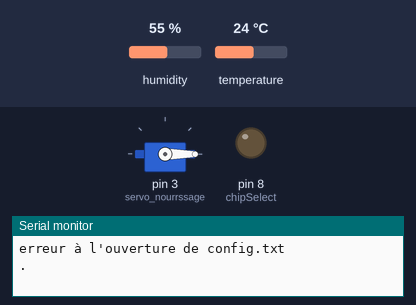
Bench run of a sketch on a simulated Arduino Uno, built with avr-gcc and run on an emulated ATmega328P. On the bench: servo, output pins drawn as LEDs (lit = HIGH), the last lines printed to the serial monitor. The inputs (shaded band) are chosen by the test bench; at power-on: humidity 55 %, temperature 24 °C. The local clock reads 2024-03-15 10:24:30 at power-on unless the sketch sets it; storage starts empty; pins used as bus, display or sensor lines are not drawn.

Above: at 1.25 s.
At 3.35 s:
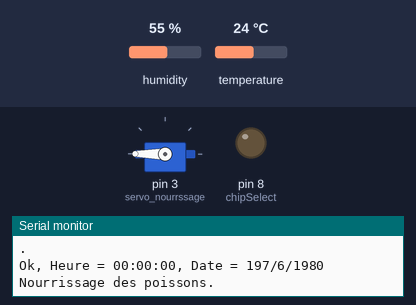
Timing chart, 0 to 10.0 s (numbered marks = the images above):
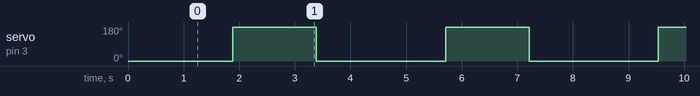

The sketch:

aquacontrol.ino
```cpp
/*
________Martin Vert 2015____________________________________________________________________________________________________________________
Controle de l'instalation aquaponique suspendue de l'atelier de la petite rockette

 * SD connctée au bus SPI comme ceci:
    ** MOSI - pin 11
    ** MISO - pin 12
    ** CLK - pin 13
    ** CS - pin 8
 * module rtc et  eeprom connecté au bus I2C comme ceci:
    ** sda - pin A4
    ** scl - pin A5
supprimé * capteurs de temperature ds 18B20 connecté sur bus dedié en mode parasite comme ceci:
supprimé    ** data - pin 2
supprimé * 3 capteurs dht11 conectes sur les broches pwm suivantes:
supprimé    ** 1 - pin 9
supprimé    ** 2 - pin 6
supprimé    ** 3 - pin 5
 * 4 relais de commande pompes et eclairages connectes sur les broches suivante:
    ** 1 - pin A2 (pompe primaire)      >> R0
    ** 2 - pin A3 (eclairage aquarium)  >> R1
    ** 3 - pin 4                        >> R2
    ** 4 - pin 7                        >> R3
 * servomoteur de nourissage des poissons
    ** pwm - pin 3
 * capteur de niveau d'eau aquarium
    **  A prevoir niveau materiel (A0 ?)
 * capteur ph eau de l'aquarium  (A1 ?)
    **  A prevoir niveau materiel
==================================le fichier de configuration config.txt sur la carte sd==================================
 Contient, (separé par des virgules?), différentes variables de configuration du cycle:
  -horaires de declenchement de la pompe
  -horaires de declenchement de l'eclairage
  -nombre de minutes entre chaque prise de logs
  -eventuellement ph cible (pour les versions anterieures, car le materiel n'est pas pret..)
  -eventuellement les niveau mini et maxi tolerables dans l'aquarium (pour les prochaines versions, car le materiel n'est pas pret..)

==================================le fichier de logs log.csv sur la carte sd==================================
 Contient, au format csv, les données des logs

________Martin Vert 2015____________________________________________________________________________________________________________________
*/


 // declaration des E/S
     short servo_nourrssage = 3; //commande du servomoteur de nourrissage
     short chipSelect = 8; //CS sur le spi de la carte SD
     short R0 = 2; //commande du relais 0
     short R1 = 5; //commande du relais 1
     short R2 = 4; //commande du relais 2
     short R3 = 7; //commande du relais 3

 // declaration de variables d'etat des 4 relais de commande
     short R0STATE = '0';
     short R1STATE = '0';
     short R2STATE = '0';
     short R3STATE = '0';

 // declaration des librairies
    #include <SPI.h>
    #include <SD.h>
    #include <Wire.h>
    #include <Time.h>
    #include <DS1307RTC.h>
    #include "Adafruit_MCP9808.h"
    #include "Adafruit_HDC1000.h"
    #include <Servo.h>

 // autres declarations
    Servo nourrissage;                // initialisation de la librairie servo
    tmElements_t tm;                  // prise de l'heure
    int lastminute = tm.Minute ;      // initialise les variables liees à la mesure du temps
    int theminute = tm.Minute;        // initialise les variables liees à la mesure du temps

    Adafruit_MCP9808 tempsensor = Adafruit_MCP9808();
    Adafruit_HDC1000 hdc = Adafruit_HDC1000();

void setup() {                        // code executé une fois au démarage
 // initialise les quatres sorties relais à l'etat 0
    pinMode(R0, OUTPUT);
    digitalWrite(R0, LOW);
    pinMode(R1, OUTPUT);
    digitalWrite(R1, LOW);
    pinMode(R2, OUTPUT);
    digitalWrite(R2, LOW);
    pinMode(R3, OUTPUT);
    digitalWrite(R3, LOW);

    nourrissage.attach(servo_nourrssage);  // liaison du servomoteur de nourrisage à 'servo_nourrisage'
    nourrissage.write(0);                  // servo_nourrissage en position '0'
    delay(150);                            // petite pose
    Serial.begin(115200);                  // initialisation de la liaison serielle (115200 bauds)
    while (!Serial) ;                      // wait for serial
    delay(200);                            // petite pause
 // message initial sur le terminal serie
    Serial.println(" __________________________ ");
    Serial.println("(Controlleur Mur vegetal MV)");
    Serial.println("(V. 0.0.0 non fonctionnel)");
    Serial.print("initialisation de la carte SD...");
 // placer le chipselect du spi en output au cas ou...
    pinMode(chipSelect, OUTPUT);
 // verrifier si la carte sd est bien presente et initialisée.
    if (!SD.begin(chipSelect)) {
      Serial.println("Erreur de carte SD, ou carte SD non presente");
      return;
    }
    Serial.println("Carte SD initialisee.");
// ouvre config.txt. NOTE: un seul fichier peut etre ouvert à la fois il faudra fermer ce fichier avant d'acceder à un autre dans le sketch
    File dataFile = SD.open("config.txt");

// if the file is available, write to it: si le fichier est disponible alors on affiche son contenu sur le terminal serie puis on le charge dans l'EEPROM                      FIXME  FIXME
    if (dataFile) {
      while (dataFile.available()) {
      Serial.write(dataFile.read());
      }
      dataFile.close();
    }
// si le fichier ne se charge pas , on affiche un message d'erreur sur le terminal serie
    else {
    Serial.println("erreur à l'ouverture de config.txt");
    }
    delay(850); // pause
  }

void loop() {
    tmElements_t tm;                                           //prise de l'heure
   if (theminute > lastminute){
//code executé tout les X minutes (ecore non codé...) FIXME FIXME
//fin du code executé toutes les X minutes
}
   if (theminute > lastminute){
// code executé toute les minutes
      Serial.println();
      Serial.print("Ok, Heure = ");
      print2digits(tm.Hour);
      Serial.write(':');
      print2digits(tm.Minute);
      Serial.write(':');
      print2digits(tm.Second);
      Serial.print(", Date = ");
      Serial.print(tm.Day);
      Serial.write('/');
      Serial.print(tm.Month);
      Serial.write('/');
      Serial.print(tmYearToCalendar(tm.Year));
      Serial.println();
      nourir();
      relais('0');
      relais('1');
      relais('2');
      relais('3');
      enregistre();


      lastminute = tm.Minute;
//fin du code executé toutes les minutes
   }
   if (RTC.read(tm)) {
//code executée toutes les secondes
     Serial.print(".");

//fin du code executée toutes les secondes
     } else {
     if (RTC.chipPresent()) {
       Serial.println("Le DS1307 est arrete.  Reglez l'heure SVP.");
       Serial.println();
       } else {
       Serial.println("DS1307 en defaut!  Verifiez le cablage SVP.");
       Serial.println();
         }
     delay(9000);
      }
    delay(500);
    theminute = tm.Minute;
}

void print2digits(int number) {
  if (number >= 0 && number < 10) {
    Serial.write('0');
  }
  Serial.print(number);
}

void nourir() {
//sequence de nourrissage des poissons à l'aide du servomoteur prévu à cet effet
      Serial.println("Nourrissage des poissons.");
      Serial.println();
nourrissage.write(0);              // tell servo to go to position in variable '0'
    delay(150);
nourrissage.write(255);              // tell servo to go to position in variable '255'
    delay(1500);
nourrissage.write(0);              // tell servo to go to position in variable '0'
    delay(1500);
}


void relais(short numero)
{

//allume le relais ou l'eteind selon son etat
  switch (numero) {
    case '0':
      if(R0STATE == '0')
    {
      digitalWrite(R0, HIGH);
      R0STATE = '1';
      Serial.println("RO ON");
    }
    else
    {
      digitalWrite(R0, LOW);
      R0STATE = '0';
      Serial.println("RO OFF");
    }
      break;
    case '1':
           if(R1STATE == '0')
    {
      digitalWrite(R1, HIGH);
      R1STATE = '1';
      Serial.println("R1 ON");
    }
    else
    {
      digitalWrite(R1, LOW);
      R0STATE = '0';
      Serial.println("R1 OFF");
    }
      break;
    case '2':
            if(R2STATE == '0')
    {
      digitalWrite(R2, HIGH);
      R2STATE = '1';
      Serial.println("R2 ON");
    }
    else
    {
      digitalWrite(R2, LOW);
      R2STATE = '0';
      Serial.println("R2 OFF");
    }
      break;


    case '3':
            if(R3STATE == '0')
    {
      digitalWrite(R3, HIGH);
      R3STATE = '1';
      Serial.println("R3 ON");
    }
    else
    {
      digitalWrite(R3, LOW);
      R3STATE = '0';
      Serial.println("R3 OFF");
    }
    break;
    default:
    Serial.println("mauvais appel relais");

  }
}


void enregistre()
{
//enregistre les données des differents capteurs sur la carte sd ,on les afffiche aussi sur la console
int tim = 10;
  tempsensor.begin();
  tempsensor.shutdown_wake(0);
  float c = tempsensor.readTempC();
  Serial.print("Temp 1 : "); Serial.print(c); Serial.println("*C\t");
  delay(tim);
  tempsensor.shutdown_wake(1);
  delay(tim);
  tempsensor.begin(0x19);
  tempsensor.shutdown_wake(0);
  c = tempsensor.readTempC();
  Serial.print("Temp 2 : "); Serial.print(c); Serial.println("*C\t");
  delay(tim);
  tempsensor.shutdown_wake(1); // shutdown MSP9808 - power consumption ~0.1 mikro Ampere
  hdc.begin();
  Serial.print("Temp 3 : "); Serial.print(hdc.readTemperature());
  Serial.print("\t\tHum 3 : "); Serial.println(hdc.readHumidity());
  delay(tim);
  hdc.begin(0x41);
  Serial.print("Temp 4 : "); Serial.print(hdc.readTemperature());
  Serial.print("\t\tHum 4 : "); Serial.println(hdc.readHumidity());
  delay(tim);
  Serial.println();
}
```

Measured:
- by itself, servo on pin 3 (servo_nourrssage): alternates 180° for 1.5 s and 0° for 2.3 s
